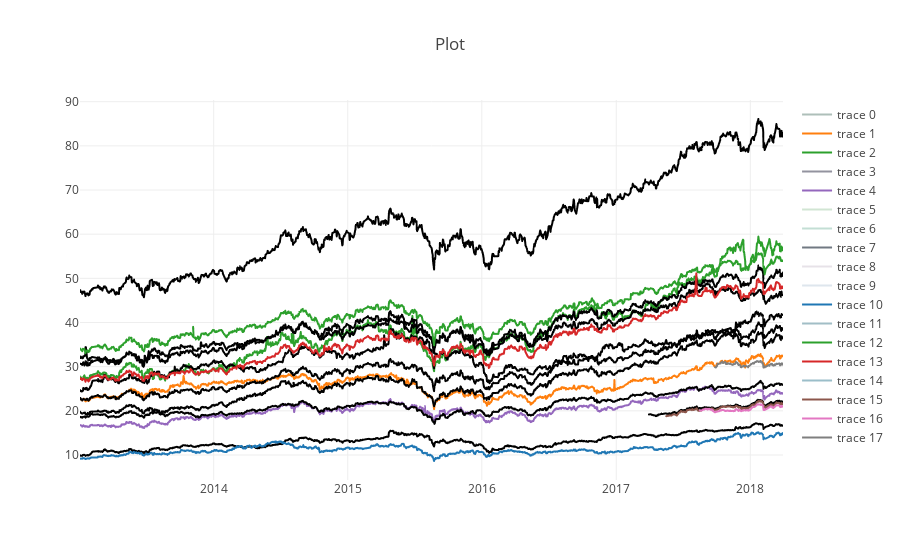

Notebook code cell kept with this figure:
### Code cell
layout = plotly.graph_objs.Layout(
    title='Plot',
)
fig = plotly.graph_objs.Figure(data=traces, layout=layout)

plotly.offline.init_notebook_mode(connected=True)
plotly.offline.iplot(fig, filename='dataplot')

### Figure 1 — Plotly figure (JSON) as saved in the notebook; plotly's stock layout.template omitted (floating-point values rounded to 4 significant figures; data arrays with more than 128 entries replaced by an {"elided": "..."} marker saying what was removed)
{"data": [{"line": {"color": "11423256"}, "mode": "line", "type": "scattergl", "x": {"elided": "1286 str values"}, "y": {"elided": "1286 float values"}}, {"line": {"color": "153228228"}, "mode": "line", "type": "scattergl", "x": {"elided": "1286 str values"}, "y": {"elided": "1286 float values"}}, {"line": {"color": "0123211"}, "mode": "line", "type": "scattergl", "x": {"elided": "1286 str values"}, "y": {"elided": "1286 float values"}}, {"line": {"color": "16173176"}, "mode": "line", "type": "scattergl", "x": {"elided": "1286 str values"}, "y": {"elided": "1286 float values"}}, {"line": {"color": "107134123"}, "mode": "line", "type": "scattergl", "x": {"elided": "1286 str values"}, "y": {"elided": "1286 float values"}}, {"line": {"color": "16792232"}, "mode": "line", "type": "scattergl", "x": {"elided": "1286 str values"}, "y": {"elided": "1286 float values"}}, {"line": {"color": "21856145"}, "mode": "line", "type": "scattergl", "x": {"elided": "1286 str values"}, "y": {"elided": "1286 float values"}}, {"line": {"color": "13213099"}, "mode": "line", "type": "scattergl", "x": {"elided": "1286 str values"}, "y": {"elided": "1286 float values"}}, {"line": {"color": "46205221"}, "mode": "line", "type": "scattergl", "x": {"elided": "1286 str values"}, "y": {"elided": "1286 float values"}}, {"line": {"color": "18518324"}, "mode": "line", "type": "scattergl", "x": {"elided": "1286 str values"}, "y": {"elided": "1286 float values"}}, {"line": {"color": "2247227"}, "mode": "line", "type": "scattergl", "x": {"elided": "1286 str values"}, "y": {"elided": "1286 float values"}}, {"line": {"color": "19617568"}, "mode": "line", "type": "scattergl", "x": {"elided": "1286 str values"}, "y": {"elided": "1286 float values"}}, {"line": {"color": "116139203"}, "mode": "line", "type": "scattergl", "x": {"elided": "1286 str values"}, "y": {"elided": "1286 float values"}}, {"line": {"color": "114249248"}, "mode": "line", "type": "scattergl", "x": {"elided": "1286 str values"}, "y": {"elided": "1286 float values"}}, {"line": {"color": "24718874"}, "mode": "line", "type": "scattergl", "x": {"elided": "248 str values"}, "y": {"elided": "248 float values"}}, {"line": {"color": "156237238"}, "mode": "line", "type": "scattergl", "x": {"elided": "218 str values"}, "y": {"elided": "218 float values"}}, {"line": {"color": "242139175"}, "mode": "line", "type": "scattergl", "x": {"elided": "153 str values"}, "y": {"elided": "153 float values"}}, {"line": {"color": "1611685"}, "mode": "line", "type": "scattergl", "x": ["2017-09-27", "2017-09-28", "2017-09-29", "2017-09-30", "2017-10-02", "2017-10-03", "2017-10-05", "2017-10-06", "2017-10-11", "2017-10-12", "2017-10-13", "2017-10-16", "2017-10-17", "2017-10-18", "2017-10-19", "2017-10-20", "2017-10-23", "2017-10-24", "2017-10-25", "2017-10-26", "2017-10-27", "2017-10-30", "2017-10-31", "2017-11-01", "2017-11-02", "2017-11-03", "2017-11-06", "2017-11-07", "2017-11-08", "2017-11-09", "2017-11-10", "2017-11-13", "2017-11-14", "2017-11-15", "2017-11-16", "2017-11-17", "2017-11-20", "2017-11-21", "2017-11-22", "2017-11-23", "2017-11-24", "2017-11-27", "2017-11-28", "2017-11-29", "2017-11-30", "2017-12-01", "2017-12-04", "2017-12-05", "2017-12-06", "2017-12-07", "2017-12-08", "2017-12-11", "2017-12-12", "2017-12-13", "2017-12-14", "2017-12-15", "2017-12-18", "2017-12-19", "2017-12-20", "2017-12-21", "2017-12-22", "2017-12-25", "2017-12-26", "2017-12-27", "2017-12-28", "2017-12-29", "2018-01-02", "2018-01-03", "2018-01-04", "2018-01-05", "2018-01-08", "2018-01-09", "2018-01-10", "2018-01-11", "2018-01-12", "2018-01-15", "2018-01-16", "2018-01-17", "2018-01-18", "2018-01-19", "2018-01-22", "2018-01-23", "2018-01-24", "2018-01-25", "2018-01-26", "2018-01-29", "2018-01-30", "2018-01-31", "2018-02-01", "2018-02-02", "2018-02-05", "2018-02-06", "2018-02-07", "2018-02-08", "2018-02-09", "2018-02-12", "2018-02-21", "2018-02-22", "2018-02-23", "2018-02-26", "2018-02-27", "2018-03-01", "2018-03-02", "2018-03-05", "2018-03-06", "2018-03-07", "2018-03-08", "2018-03-09", "2018-03-12", "2018-03-13", "2018-03-14", "2018-03-15", "2018-03-16", "2018-03-19", "2018-03-20", "2018-03-21", "2018-03-22", "2018-03-23", "2018-03-26", "2018-03-27", "2018-03-28", "2018-03-29", "2018-03-30", "2018-03-31"], "y": [29.88, 29.84, 29.8, 29.92, 30.1, 30.4, 30.7, 30.6, 30.75, 30.72, 30.91, 31, 31.18, 30.83, 30.9, 30.85, 30.97, 31.07, 30.94, 30.91, 30.57, 30.61, 30.75, 30.76, 30.72, 30.69, 30.63, 30.7, 30.68, 30.58, 30.55, 30.45, 30.4, 30.54, 30.5, 30.6, 30.57, 30.7, 30.89, 31.05, 30.99, 30.84, 30.64, 30.58, 30.36, 30.46, 30.34, 30.32, 29.9, 29.86, 29.88, 30.08, 30.07, 30.12, 30.23, 30.01, 30.16, 30.1, 30.18, 30.14, 30.06, 30.04, 29.85, 30.07, 30.2, 30.16, 30.45, 30.6, 30.6, 30.64, 30.82, 30.79, 30.7, 30.71, 30.91, 31.05, 31.1, 31.07, 31.16, 31.25, 31.22, 31.1, 31.07, 31.14, 31.12, 31.3, 31.02, 30.97, 31.11, 30.96, 30.5, 29.79, 29.99, 30.1, 29.86, 29.98, 30.39, 30.2, 30.46, 30.62, 30.62, 30.66, 30.35, 30.25, 30.28, 30.4, 30.5, 30.3, 30.55, 30.68, 30.61, 30.61, 30.62, 30.69, 30.65, 30.74, 30.64, 30.3, 30.45, 30.75, 30.6, 30.45, 30.65, 30.75]}], "layout": {"title": "Plot"}}
